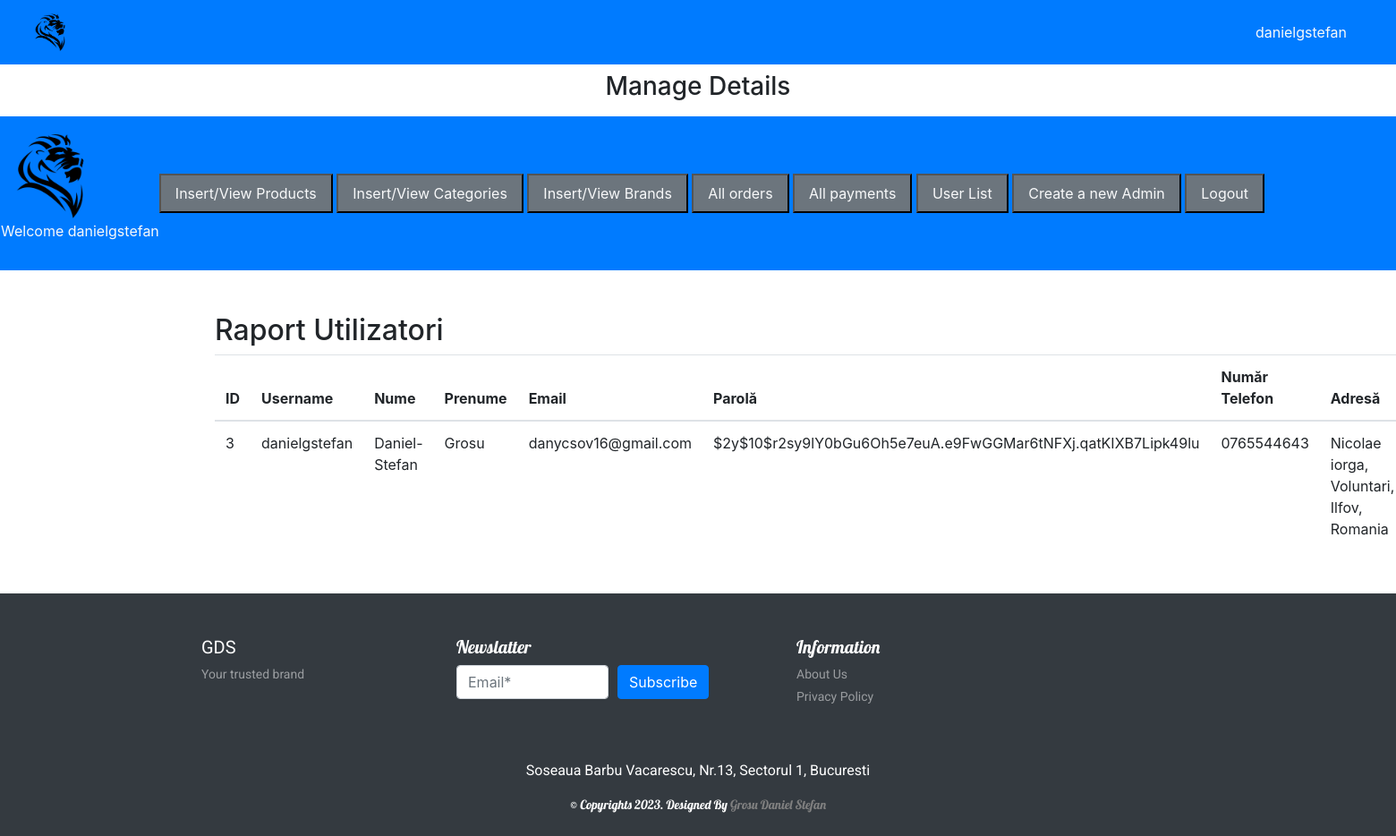
/admin/index.php?viewusers (signed in), run on the app's committed database.
### tables this page shows
CREATE TABLE `user` (
  `user_id` int(11) NOT NULL,
  `first_name` varchar(100) NOT NULL,
  `last_name` varchar(100) NOT NULL,
  `email` varchar(50) NOT NULL,
  `password` varchar(255) NOT NULL,
  `pnumber` varchar(20) NOT NULL,
  `address` text NOT NULL,
  `registerdate` datetime NOT NULL DEFAULT current_timestamp(),
  `username` varchar(100) NOT NULL,
  `user_image` varchar(255) NOT NULL,
  `user_ip` varchar(100) NOT NULL
);

### admin/reportU.php (the view, shortened to what this page needs)
<?php
$servername = 'localhost';
$username = 'root';
$password = '';
$database = "mogds";
$conn = new mysqli($servername, $username, $password, $database);
$sql = "SELECT * FROM user";
$result = $conn->query($sql);
?>
<!DOCTYPE html>
<html>
<head>
    <link rel="stylesheet" href="https://stackpath.bootstrapcdn.com/bootstrap/4.3.1/css/bootstrap.min.css">
</head>
<body>
    <div class="container">
        <h2 class="mt-4">Raport Utilizatori</h2>
        <table class="table">
            <thead>
                <tr>
                    <th>ID</th>
                    <th>Username</th>
                    <th>Nume</th>
                    <th>Prenume</th>
                    <th>Email</th>
                    <th>Parolă</th>
                    <th>Număr Telefon</th>
                    <th>Adresă</th>
                </tr>
            </thead>
            <tbody>
                <?php
                if ($result->num_rows > 0) {
                    while ($row = $result->fetch_assoc()) {
                        echo "<tr>";
                        echo "<td>" . $row['user_id'] . "</td>";
                        echo "<td>" . $row['username'] . "</td>";
                        echo "<td>" . $row['first_name'] . "</td>";
                        echo "<td>" . $row['last_name'] . "</td>";
                        echo "<td>" . $row['email'] . "</td>";
                        echo "<td>" . $row['password'] . "</td>";
                        echo "<td>" . $row['pnumber'] . "</td>";
                        echo "<td>" . $row['address'] . "</td>";
                        echo "</tr>";
                    }
                } else {
                    echo "<tr><td colspan='12'>Nu există utilizatori în baza de date.</td></tr>";
                }
                ?>
            </tbody>
        </table>
    </div>
</body>
</html>

### style.css (style rules this page uses)
* { margin: 0; padding: 0; box-sizing: border-box; }

### data on the page
user: user_id "3", username "danielgstefan", first_name "Daniel-Stefan", last_name "Grosu", email "danycsov16@gmail.com", password "$2y$10$r2sy9lY0bGu6Oh5e7euA.e9FwGGMar6tNFXj.qatKIXB7Lipk49lu", pnumber "0765544643", address "Nicolae iorga, Voluntari, Ilfov, Romania"

### other printed values
$_SESSION['username'] "danielgstefan"
